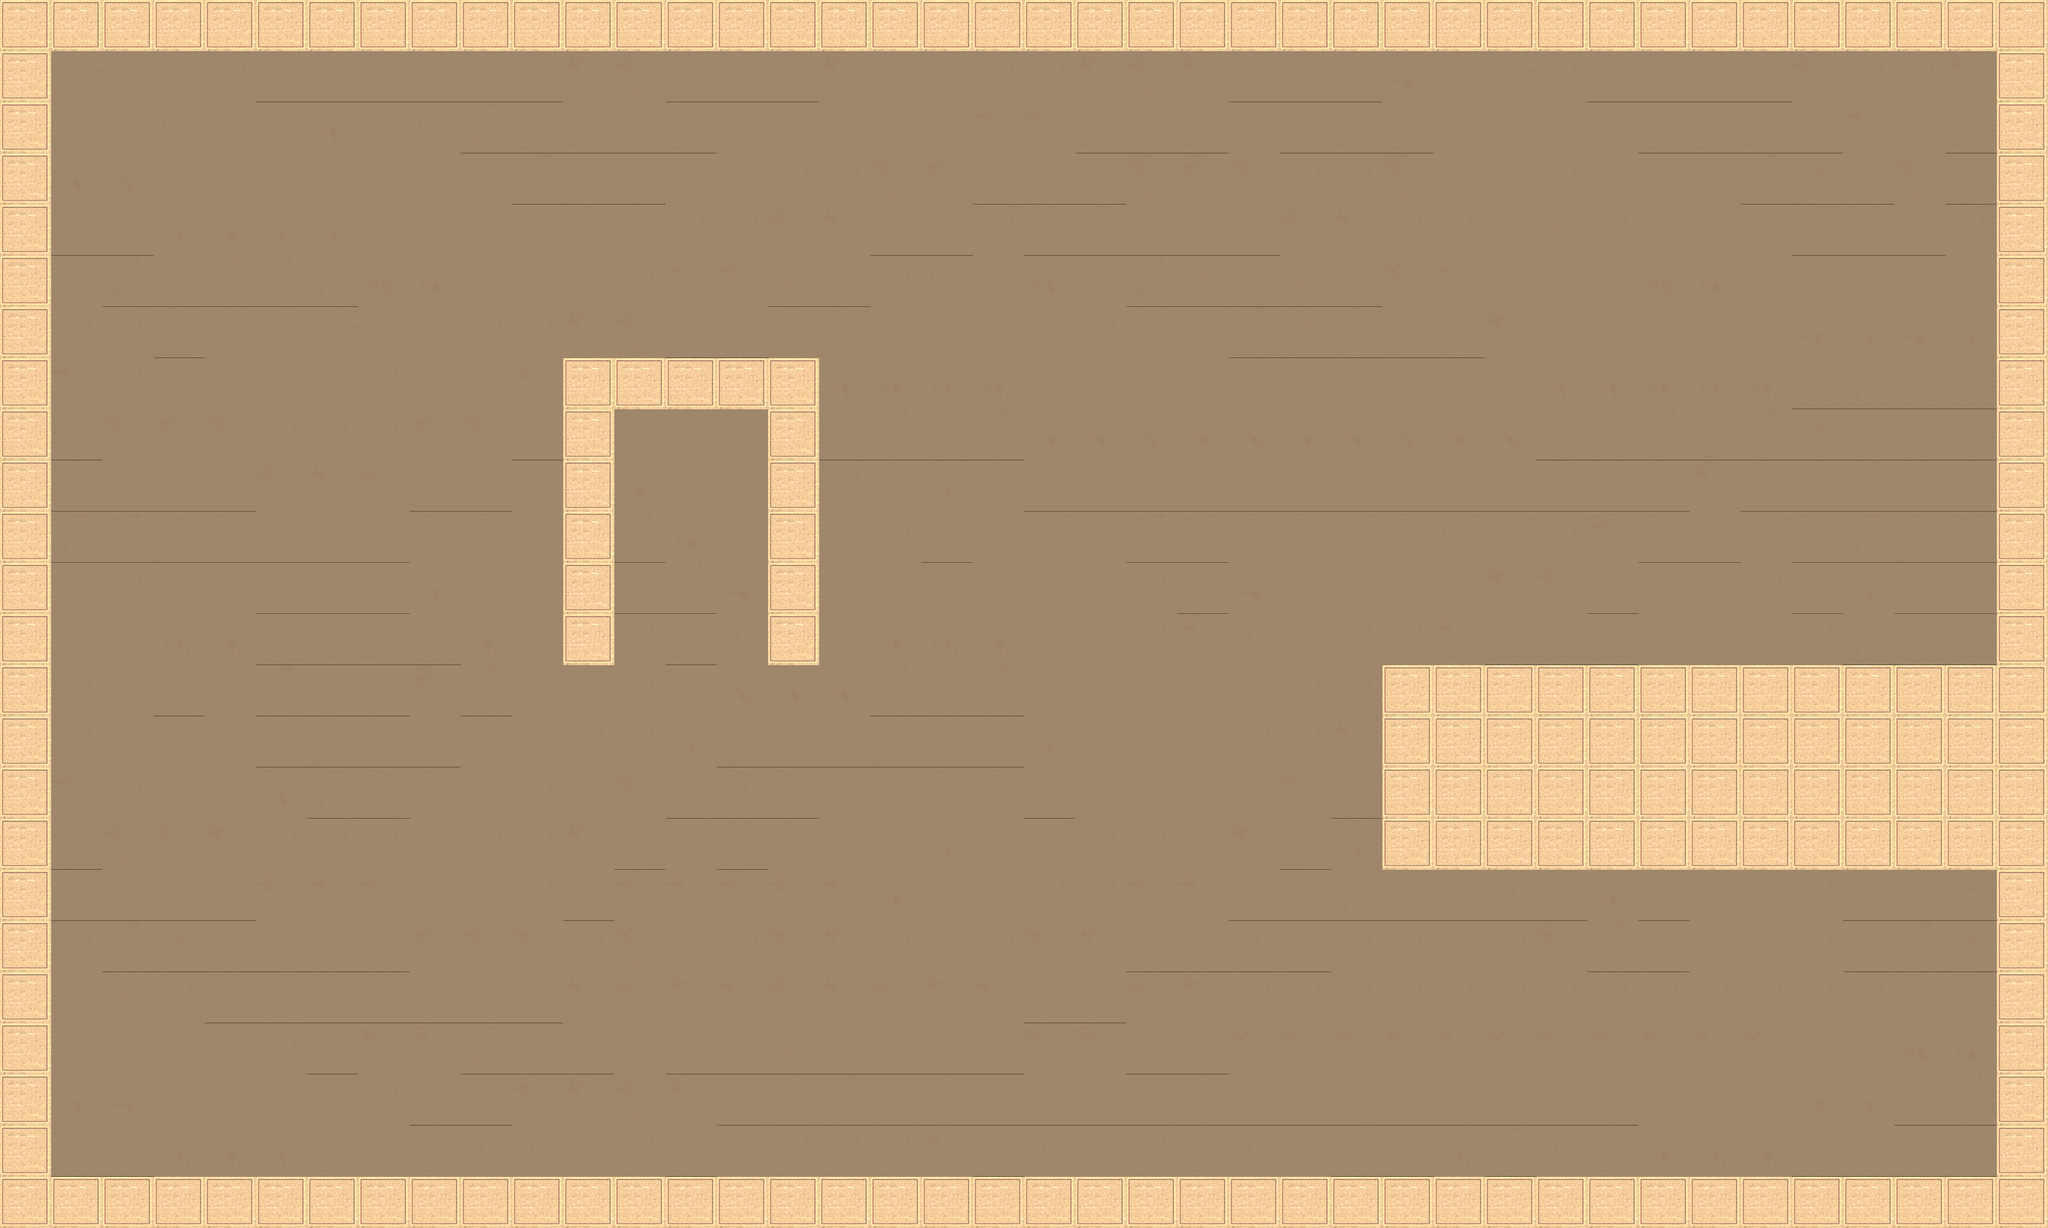

A level layout from a 2D game, rendered from its tile map. Below: a short description, then the map file with tile-grid data replaced by summaries:
An orthogonal 40x24 tile map with 64x64 px tiles, 1 tile layer (bg) and 33 objects.

<map version="1.8" tiledversion="1.8.2" orientation="orthogonal" renderorder="right-down" width="40" height="24" tilewidth="64" tileheight="64" infinite="0" nextlayerid="64" nextobjectid="241">
 <tileset firstgid="1" source="tempTileset.tsx" />
 <objectgroup id="52" name="Copy of Copy of split">
  <properties>
   <property name="switchLayer" type="bool" value="true" />
  </properties>
  <object id="195" x="829.939" y="990.606" width="64" height="64">
   <properties>
    <property name="On" type="bool" value="false" />
    <property name="angle" type="float" value="180" />
    <property name="lightSource" type="bool" value="true" />
   </properties>
  </object>
  <object id="196" x="848.939" y="1009.61" width="26" height="26">
   <properties>
    <property name="switch" type="bool" value="true" />
   </properties>
  </object>
 </objectgroup>
 <objectgroup id="51" name="Copy of Copy of Copy of split">
  <properties>
   <property name="switchLayer" type="bool" value="true" />
  </properties>
  <object id="193" x="829.939" y="990.606" width="64" height="64">
   <properties>
    <property name="On" type="bool" value="true" />
    <property name="angle" type="float" value="270" />
    <property name="lightSource" type="bool" value="true" />
   </properties>
  </object>
  <object id="194" x="848.939" y="1009.61" width="26" height="26">
   <properties>
    <property name="switch" type="bool" value="true" />
   </properties>
  </object>
 </objectgroup>
 <layer id="1" name="bg" width="40" height="24">
  <data>[960 cells, 960 non-empty, 9 distinct tile ids]</data>
 </layer>
 <objectgroup id="60" name="split">
  <properties>
   <property name="switchLayer" type="bool" value="true" />
  </properties>
  <object id="213" x="1280" y="256" width="64" height="64">
   <properties>
    <property name="On" type="bool" value="false" />
    <property name="angle" type="float" value="0" />
    <property name="lightSource" type="bool" value="true" />
   </properties>
  </object>
  <object id="214" x="1299" y="275" width="26" height="26">
   <properties>
    <property name="switch" type="bool" value="true" />
   </properties>
  </object>
 </objectgroup>
 <objectgroup id="61" name="Copy of split">
  <properties>
   <property name="switchLayer" type="bool" value="true" />
  </properties>
  <object id="215" x="1280" y="256" width="64" height="64">
   <properties>
    <property name="On" type="bool" value="false" />
    <property name="angle" type="float" value="180" />
    <property name="lightSource" type="bool" value="true" />
   </properties>
  </object>
  <object id="216" x="1299" y="275" width="26" height="26">
   <properties>
    <property name="switch" type="bool" value="true" />
   </properties>
  </object>
 </objectgroup>
 <objectgroup id="7" name="startray">
  <object id="19" x="832" y="1280" width="64" height="64">
   <properties>
    <property name="angle" type="float" value="0" />
    <property name="lightSource" type="bool" value="true" />
   </properties>
  </object>
 </objectgroup>
 <objectgroup id="8" name="goal">
  <properties>
   <property name="goal" type="bool" value="true" />
  </properties>
  <object id="199" x="2048" y="1152" width="301.394" height="301.394" />
 </objectgroup>
 <objectgroup id="29" name="tilter">
  <properties>
   <property name="tilter" type="bool" value="true" />
  </properties>
  <object id="114" x="1187.27" y="1163.88" width="285.03" height="289.861">
   <properties>
    <property name="angle" type="float" value="270" />
   </properties>
  </object>
 </objectgroup>
 <objectgroup id="62" name="Copy of tilter">
  <properties>
   <property name="tilter" type="bool" value="true" />
  </properties>
  <object id="217" x="1772.12" y="154.788" width="285.03" height="289.861">
   <properties>
    <property name="angle" type="float" value="270" />
   </properties>
  </object>
 </objectgroup>
 <objectgroup id="25" name="door">
  <properties>
   <property name="door" type="bool" value="true" />
  </properties>
  <object id="96" x="1093.45" y="597.091" width="485.03" height="361.879">
   <properties>
    <property name="On" type="bool" value="true" />
    <property name="door" type="bool" value="true" />
    <property name="mirror" type="bool" value="false" />
   </properties>
  </object>
  <object id="97" x="800.452" y="511.182" width="128" height="128">
   <properties>
    <property name="switch" type="bool" value="true" />
   </properties>
  </object>
 </objectgroup>
 <objectgroup id="63" name="Copy of door">
  <properties>
   <property name="door" type="bool" value="true" />
  </properties>
  <object id="218" x="1728" y="1088" width="260.788" height="370.97">
   <properties>
    <property name="On" type="bool" value="false" />
    <property name="door" type="bool" value="true" />
    <property name="mirror" type="bool" value="false" />
   </properties>
  </object>
  <object id="219" x="113.937" y="965.152" width="128" height="128">
   <properties>
    <property name="switch" type="bool" value="true" />
   </properties>
  </object>
 </objectgroup>
 <objectgroup id="2" name="colliders">
  <properties>
   <property name="collidable" type="bool" value="true" />
  </properties>
  <object id="101" x="64" y="64" width="2434.42" />
  <object id="104" x="64" y="64" height="1472" />
  <object id="198" x="2496" y="64" height="1472" />
  <object id="223" x="704" y="448" width="320" />
  <object id="227" x="768" y="512" width="192" />
  <object id="231" x="64" y="1472" width="2432" />
  <object id="232" x="704" y="448" height="384" />
  <object id="233" x="704" y="832" width="64" />
  <object id="234" x="768" y="512" height="320" />
  <object id="235" x="960" y="512" height="320" />
  <object id="236" x="960" y="832" width="64" />
  <object id="237" x="1024" y="448" height="384" />
  <object id="238" x="1728" y="832" height="256" />
  <object id="239" x="1728" y="1088" width="768" />
  <object id="240" x="1728" y="832" width="768" />
 </objectgroup>
 <objectgroup id="27" name="mirror">
  <properties>
   <property name="mirror" type="bool" value="true" />
  </properties>
 </objectgroup>
 <objectgroup id="28" name="mover">
  <properties>
   <property name="mover" type="bool" value="true" />
  </properties>
  <object id="110" x="302.487" y="230.848" width="276" height="238">
   <properties>
    <property name="mirror" type="bool" value="true" />
    <property name="mover" type="bool" value="true" />
   </properties>
  </object>
  <object id="111" x="106.427" y="434.855">
   <properties>
    <property name="track" type="bool" value="true" />
   </properties>
   <polyline points="313.879,-185.02 322.151,483.728" />
  </object>
 </objectgroup>
</map>
